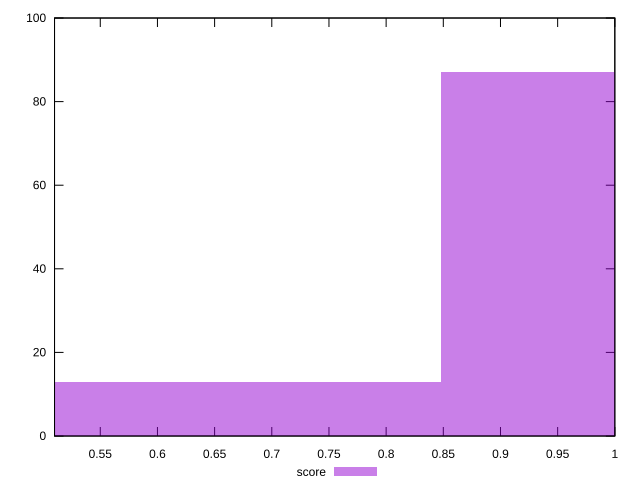

Generate this figure with gnuplot:
reset

$score <<EOF
1.0180617918338561 87
0.6787078612225708 13
EOF

set key outside below
set boxwidth 0.3393539306112854
set xrange [0.51:1]
set yrange [0:100]
set trange [0:100]
set style fill transparent solid 0.5 noborder
set terminal svg size 640, 490 enhanced background rgb 'white'
set output "report_00019_2021-02-10T18-14-37.922Z//first-cpu-idle/samples/pages+cached+noadtech+nomedia/score/histogram.svg"

plot $score title "score" with boxes

reset
